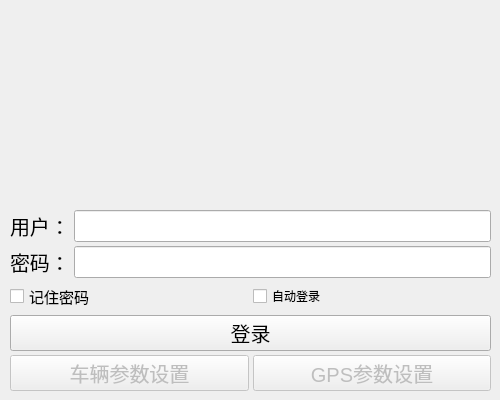
<?xml version="1.0" encoding="UTF-8"?>
<ui version="4.0">
 <class>LoginWidget</class>
 <widget class="QWidget" name="LoginWidget">
  <property name="geometry">
   <rect>
    <x>0</x>
    <y>0</y>
    <width>500</width>
    <height>400</height>
   </rect>
  </property>
  <property name="sizePolicy">
   <sizepolicy hsizetype="Preferred" vsizetype="Preferred">
    <horstretch>0</horstretch>
    <verstretch>0</verstretch>
   </sizepolicy>
  </property>
  <property name="minimumSize">
   <size>
    <width>500</width>
    <height>400</height>
   </size>
  </property>
  <property name="maximumSize">
   <size>
    <width>500</width>
    <height>400</height>
   </size>
  </property>
  <property name="windowTitle">
   <string>Form</string>
  </property>
  <widget class="QLabel" name="label_video">
   <property name="geometry">
    <rect>
     <x>0</x>
     <y>0</y>
     <width>500</width>
     <height>201</height>
    </rect>
   </property>
   <property name="text">
    <string/>
   </property>
  </widget>
  <widget class="QWidget" name="">
   <property name="geometry">
    <rect>
     <x>10</x>
     <y>210</y>
     <width>481</width>
     <height>181</height>
    </rect>
   </property>
   <layout class="QVBoxLayout" name="verticalLayout">
    <property name="spacing">
     <number>4</number>
    </property>
    <item>
     <layout class="QHBoxLayout" name="horizontalLayout">
      <item>
       <widget class="QLabel" name="label">
        <property name="font">
         <font>
          <pointsize>15</pointsize>
         </font>
        </property>
        <property name="text">
         <string>用户：</string>
        </property>
       </widget>
      </item>
      <item>
       <widget class="QLineEdit" name="user_lineEdit">
        <property name="font">
         <font>
          <pointsize>15</pointsize>
         </font>
        </property>
       </widget>
      </item>
     </layout>
    </item>
    <item>
     <layout class="QHBoxLayout" name="horizontalLayout_2">
      <item>
       <widget class="QLabel" name="label_2">
        <property name="font">
         <font>
          <pointsize>15</pointsize>
         </font>
        </property>
        <property name="text">
         <string>密码：</string>
        </property>
       </widget>
      </item>
      <item>
       <widget class="QLineEdit" name="password_lineEdit">
        <property name="font">
         <font>
          <pointsize>15</pointsize>
         </font>
        </property>
        <property name="echoMode">
         <enum>QLineEdit::Password</enum>
        </property>
       </widget>
      </item>
     </layout>
    </item>
    <item>
     <layout class="QHBoxLayout" name="horizontalLayout_4">
      <item>
       <widget class="QCheckBox" name="remeber_pw_checkBox">
        <property name="font">
         <font>
          <pointsize>11</pointsize>
         </font>
        </property>
        <property name="text">
         <string>记住密码</string>
        </property>
       </widget>
      </item>
      <item>
       <widget class="QCheckBox" name="auto_login_checkBox">
        <property name="text">
         <string>自动登录</string>
        </property>
       </widget>
      </item>
     </layout>
    </item>
    <item>
     <widget class="QPushButton" name="login_Button">
      <property name="font">
       <font>
        <pointsize>15</pointsize>
       </font>
      </property>
      <property name="text">
       <string>登录</string>
      </property>
     </widget>
    </item>
    <item>
     <layout class="QHBoxLayout" name="horizontalLayout_3">
      <item>
       <widget class="QPushButton" name="carset_Button">
        <property name="enabled">
         <bool>false</bool>
        </property>
        <property name="font">
         <font>
          <pointsize>15</pointsize>
         </font>
        </property>
        <property name="text">
         <string>车辆参数设置</string>
        </property>
       </widget>
      </item>
      <item>
       <widget class="QPushButton" name="gpsset_Button">
        <property name="enabled">
         <bool>false</bool>
        </property>
        <property name="font">
         <font>
          <pointsize>15</pointsize>
         </font>
        </property>
        <property name="text">
         <string>GPS参数设置</string>
        </property>
       </widget>
      </item>
     </layout>
    </item>
   </layout>
  </widget>
 </widget>
 <resources/>
 <connections/>
</ui>
